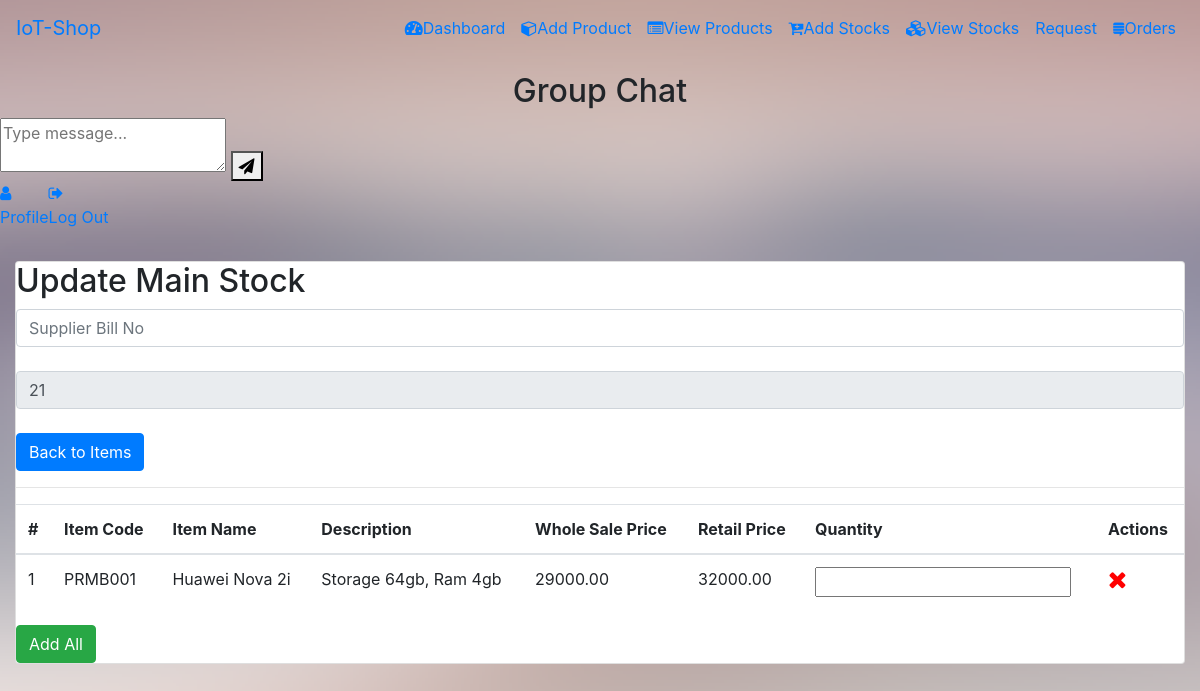
Page /index.php/stock_actions/temp_main_view on the committed database.
### tables this page shows
CREATE TABLE `temp_main_stock` (
  `id` int(11) NOT NULL,
  `item_code` varchar(7) NOT NULL
);

CREATE TABLE `item` (
  `item_code` varchar(9) NOT NULL,
  `item_name` varchar(50) NOT NULL,
  `item_description` varchar(225) NOT NULL,
  `cost` decimal(8,2) NOT NULL,
  `whole_sale_price` decimal(8,2) NOT NULL,
  `retail_price` decimal(8,2) NOT NULL,
  `category` varchar(10) NOT NULL,
  `status` varchar(7) NOT NULL,
  `qr_code` varchar(225) NOT NULL
);

### application/controllers/Stock_Actions.php (called while the page is built, shortened)
<?php
class Stock_Actions extends CI_Controller {
	public function temp_main_view()
	{
		$results = $this->Stock_Model->temp_items_view();
		$res_grn = $this->Stock_Model->grn_no();
		$new_grn_no = array();
		array_push($new_grn_no, $res_grn);
		$this->load->view('stock/update_stock',['result'=>$results,'res'=>$new_grn_no]);
	}
}
?>

### index.php (called while the page is built, shortened)
<?php
require_once BASEPATH.'core/CodeIgniter.php';

### application/models/Stock_Model.php (called while the page is built, shortened)
<?php
	class Stock_Model extends CI_Model {
        public function temp_items_view(){
            $this->db->select('*');
            $this->db->from('temp_main_stock');
            $this->db->join('item','temp_main_stock.item_code=item.item_code');
            if($query = $this->db->get()){
                return $query->result();
            }else{
                return false;
            }
        }
        function grn_no()
        {
        $this->db->select('grn_no');
        $this->db->from('grn_main_data');
        $query = $this->db->get();
        $number = $query->num_rows();
        return $number+1;
        }
    }
?>

### application/views/stock/update_stock.php (the view, shortened to what this page needs)
<!DOCTYPE html>
<html lang="en" >
<head>
	<link rel='stylesheet' href='https://stackpath.bootstrapcdn.com/bootstrap/4.3.1/css/bootstrap.min.css'>
	<link rel='stylesheet' href='https://cdnjs.cloudflare.com/ajax/libs/font-awesome/5.10.2/css/all.css'>
	<link rel='stylesheet' href='https://maxcdn.bootstrapcdn.com/font-awesome/4.7.0/css/font-awesome.min.css'>
	<link rel='stylesheet' href='https://cdnjs.cloudflare.com/ajax/libs/font-awesome/4.6.3/css/font-awesome.css'>
	<link rel='stylesheet' href='https://cdnjs.cloudflare.com/ajax/libs/malihu-custom-scrollbar-plugin/3.1.3/jquery.mCustomScrollbar.min.css'>
	<link href="https://cdnjs.cloudflare.com/ajax/libs/sweetalert/1.1.3/sweetalert.css" rel="stylesheet" />
	<link rel="stylesheet" href="<?php echo base_url('public/assets/css/nav-style.css'); ?>">
	<link rel="stylesheet" href="<?php echo base_url('public/assets/css/style.css'); ?>">
	<link rel="stylesheet" href="<?php echo base_url('public/assets/css/chat.css'); ?>">
</head>
<body style="background: url('images/bg.png') no-repeat center center fixed; background-size: cover;">
<nav class="navbar navbar-expand-lg navbar-mainbg">
		<a class="navbar-brand navbar-logo" href="#">IoT-Shop</a>
		<div class="collapse navbar-collapse" id="navbarSupportedContent">
			<ul class="navbar-nav ml-auto">
				<li class="nav-item">
					<a class="nav-link" href="<?=base_url('Stock_Actions/dashboard'); ?>"><i class="fas fa-tachometer-alt"></i>Dashboard</a>
				</li>
				<li class="nav-">
					<a class="nav-link" href="<?=base_url('Stock_Actions/new_item'); ?>"><i class="fa fa-cube"></i>Add Product</a>
				</li>
				<li class="nav-item">
					<a class="nav-link" href="<?=base_url('Stock_Actions/all_item_view'); ?>"><i class="   fa fa-list-alt"></i>View Products</a>
				</li>
				<li class="nav-item active">
					<a class="nav-link" href="<?=base_url('Stock_Actions/item_stock_add'); ?>"><i class="fa fa-cart-plus"></i>Add Stocks</a>
				</li>
				<li class="nav-item">
					<a class="nav-link" href="<?=base_url('Stock_Actions/all_stock_view'); ?>"><i class="fa fa-cubes"></i>View Stocks</a>
				</li>
				<li class="nav-item">
					<a class="nav-link" href="<?=base_url('Stock_Actions/stock_request'); ?>><i class="   fa fa-cart-arrow-down"></i>Request</a>
				</li>
				<li class="nav-item">
					<a class="nav-link" href="<?=base_url('Stock_Actions/orders_pending'); ?>"><i class="fa fa-stack-exchange"></i>Orders</a>
				</li>
			</ul>
		</div>
	</nav>
<div id="viewport">
	<div id="sidebar">
		<div id="messageContainer" class="chat">
			<div class="chat-title">
				<center><h2>Group Chat</h2></center>
			</div>
			<div class="action-box">
				<textarea class="action-box-input" type="text" placeholder="Type message..." name="textField" id="textField" onkeydown="sendMessage(this)"></textarea>
				<button id="sendButton" class="action-box-submit" type="submit"><i class="fa fa-paper-plane"></i></button>
			</div>
		</div>
		<ul class="nav">
			<li>
				<a href="<?=base_url('Common/profile_stk'); ?>"><i class="fa fa-user" aria-hidden="true"> </i><p>Profile</p></a>
			</li>
			<li>
				<a href="<?= base_url().'Auth/logout'?>"><i class="fa fa-sign-out" aria-hidden="true"> </i><p>Log Out</p></a>
			</li>
		</ul>
	</div>
  <div id="content">
	<nav class="navbar navbar-default">
	</nav>
	<div class="container-fluid my-scroll" >
		<div class="main-panel" >
		<div class="main-panel-content ">
			<div class="card" id="sales-summary">
		  		<div class="title">
					<h2>Update Main Stock</h2>
		  		</div>
		  		<div class="content">
					<input class="form-control" type="text" name="supbillno" id="supbillno" placeholder="Supplier Bill No" ><br>
					<?php foreach($res as $grn) : ?>
					<input class="form-control" type="text" name="mybillno" id="mybillno" value="<?=$grn;?>" readonly>
					<?php endforeach; ?>
					<?php echo '<label style="color: green">'.$this->session->flashdata("remove_success").'</label>'; ?><br>
					<a href="<?= base_url('Stock_Actions/item_stock_add') ?> "class="btn btn-primary">Back to Items</a>
					<hr>
		  			<div class="table-responsive">
						<table class="table" id="grn_table">
							<thead>
								<tr>
			  						<th scope="col">#</th>
			  						<th scope="col">Item Code</th>
			  						<th scope="col">Item Name</th>
			  						<th scope="col">Description</th>
			  						<th scope="col">Whole Sale Price</th>
			  						<th scope="col">Retail Price</th>
			  						<th scope="col">Quantity</th>
			  						<th scope="col">Actions</th>
								</tr>
							<thead>
							<?php $i=1; foreach($result as $res) : ?>
							<tr>
			  					<td><?=$i++ ?></td>
			  					<td><?=$res->item_code?></td>
			  					<td><?=$res->item_name?></td>
			  					<td><?=$res->item_description?></td>
			  					<td><?=$res->whole_sale_price?></td>
			  					<td><?=$res->retail_price?></td>
			  					<td><input type="Number" name="qty" id="qtynew" min="0" required="true" ></td>
			  					<td>
			  						<a href="<?= base_url('Stock_Actions/temp_main_del/'.$res->item_code)?>"><i class="fa fa-times" style="color:red;font-size:150%" aria-hidden="true"></i></a>
			  					</td>
							</tr>
							<?php endforeach; ?>
						</table>
					</div>
					<button name="btn_data" id="btn_data" class="btn btn-success">Add All</button>
		  		</div>
			</div>
		</div>
		</div>
	</div>
	</div>
  </div>
</body>
</html>

### rows in the picture
temp_main_stock: item.item_code "PRMB001", item.item_name "Huawei Nova 2i", item.item_description "Storage 64gb, Ram 4gb", item.whole_sale_price "29000.00", item.retail_price "32000.00"
